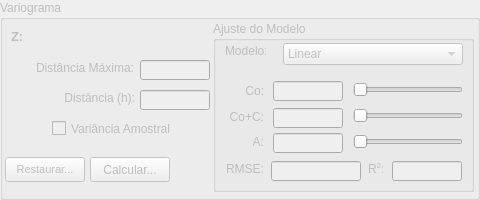
      <widget class="QGroupBox" name="groupBox_Variograma">
       <property name="enabled">
        <bool>false</bool>
       </property>
       <property name="geometry">
        <rect>
         <x>9</x>
         <y>5</y>
         <width>480</width>
         <height>200</height>
        </rect>
       </property>
       <property name="title">
        <string>Variograma</string>
       </property>
       <widget class="QLabel" name="label_32">
        <property name="geometry">
         <rect>
          <x>4</x>
          <y>60</y>
          <width>130</width>
          <height>16</height>
         </rect>
        </property>
        <property name="sizePolicy">
         <sizepolicy hsizetype="Preferred" vsizetype="Preferred">
          <horstretch>0</horstretch>
          <verstretch>0</verstretch>
         </sizepolicy>
        </property>
        <property name="text">
         <string>Distância Máxima:</string>
        </property>
        <property name="alignment">
         <set>Qt::AlignRight|Qt::AlignTrailing|Qt::AlignVCenter</set>
        </property>
       </widget>
       <widget class="QPushButton" name="pushButton_VariogramaAjust">
        <property name="geometry">
         <rect>
          <x>90</x>
          <y>157</y>
          <width>80</width>
          <height>25</height>
         </rect>
        </property>
        <property name="text">
         <string>Calcular...</string>
        </property>
       </widget>
       <widget class="QGroupBox" name="groupBox_Variograma_Model">
        <property name="enabled">
         <bool>false</bool>
        </property>
        <property name="geometry">
         <rect>
          <x>213</x>
          <y>21</y>
          <width>261</width>
          <height>171</height>
         </rect>
        </property>
        <property name="title">
         <string>Ajuste do Modelo</string>
        </property>
        <widget class="QLabel" name="label_86">
         <property name="geometry">
          <rect>
           <x>12</x>
           <y>22</y>
           <width>41</width>
           <height>16</height>
          </rect>
         </property>
         <property name="text">
          <string>Modelo:</string>
         </property>
        </widget>
        <widget class="QComboBox" name="comboBox_Modelo">
         <property name="geometry">
          <rect>
           <x>70</x>
           <y>22</y>
           <width>180</width>
           <height>22</height>
          </rect>
         </property>
         <property name="editable">
          <bool>false</bool>
         </property>
         <item>
          <property name="text">
           <string>Linear</string>
          </property>
         </item>
         <item>
          <property name="text">
           <string>Linear com Patamar</string>
          </property>
         </item>
         <item>
          <property name="text">
           <string>Exponencial</string>
          </property>
         </item>
         <item>
          <property name="text">
           <string>Esférico</string>
          </property>
         </item>
         <item>
          <property name="text">
           <string>Gaussiano</string>
          </property>
         </item>
        </widget>
        <widget class="QLabel" name="label_87">
         <property name="geometry">
          <rect>
           <x>30</x>
           <y>111</y>
           <width>21</width>
           <height>20</height>
          </rect>
         </property>
         <property name="text">
          <string>A:</string>
         </property>
         <property name="alignment">
          <set>Qt::AlignRight|Qt::AlignTrailing|Qt::AlignVCenter</set>
         </property>
        </widget>
        <widget class="QLabel" name="label_88">
         <property name="geometry">
          <rect>
           <x>10</x>
           <y>86</y>
           <width>41</width>
           <height>20</height>
          </rect>
         </property>
         <property name="text">
          <string>Co+C:</string>
         </property>
         <property name="alignment">
          <set>Qt::AlignRight|Qt::AlignTrailing|Qt::AlignVCenter</set>
         </property>
        </widget>
        <widget class="QLabel" name="label_89">
         <property name="geometry">
          <rect>
           <x>20</x>
           <y>60</y>
           <width>31</width>
           <height>20</height>
          </rect>
         </property>
         <property name="text">
          <string>Co:</string>
         </property>
         <property name="alignment">
          <set>Qt::AlignRight|Qt::AlignTrailing|Qt::AlignVCenter</set>
         </property>
        </widget>
        <widget class="QLabel" name="label_94">
         <property name="geometry">
          <rect>
           <x>6</x>
           <y>140</y>
           <width>45</width>
           <height>16</height>
          </rect>
         </property>
         <property name="text">
          <string>RMSE:</string>
         </property>
         <property name="alignment">
          <set>Qt::AlignRight|Qt::AlignTrailing|Qt::AlignVCenter</set>
         </property>
        </widget>
        <widget class="QLineEdit" name="lineEdit_Var_RMSE">
         <property name="enabled">
          <bool>false</bool>
         </property>
         <property name="geometry">
          <rect>
           <x>58</x>
           <y>140</y>
           <width>90</width>
           <height>20</height>
          </rect>
         </property>
         <property name="text">
          <string/>
         </property>
        </widget>
        <widget class="QLineEdit" name="lineEdit_Var_R2">
         <property name="enabled">
          <bool>false</bool>
         </property>
         <property name="geometry">
          <rect>
           <x>179</x>
           <y>140</y>
           <width>70</width>
           <height>20</height>
          </rect>
         </property>
         <property name="text">
          <string/>
         </property>
        </widget>
        <widget class="QLabel" name="label_95">
         <property name="geometry">
          <rect>
           <x>155</x>
           <y>140</y>
           <width>21</width>
           <height>16</height>
          </rect>
         </property>
         <property name="text">
          <string>&lt;html&gt;&lt;head/&gt;&lt;body&gt;&lt;p&gt;R&lt;span style=&quot; vertical-align:super;&quot;&gt;2&lt;/span&gt;:&lt;/p&gt;&lt;/body&gt;&lt;/html&gt;</string>
         </property>
        </widget>
        <widget class="QSlider" name="horizontalSlider_Nugget">
         <property name="geometry">
          <rect>
           <x>140</x>
           <y>58</y>
           <width>110</width>
           <height>22</height>
          </rect>
         </property>
         <property name="minimum">
          <number>0</number>
         </property>
         <property name="singleStep">
          <number>1</number>
         </property>
         <property name="value">
          <number>0</number>
         </property>
         <property name="sliderPosition">
          <number>0</number>
         </property>
         <property name="orientation">
          <enum>Qt::Horizontal</enum>
         </property>
        </widget>
        <widget class="QSlider" name="horizontalSlider_Sill">
         <property name="geometry">
          <rect>
           <x>140</x>
           <y>84</y>
           <width>110</width>
           <height>22</height>
          </rect>
         </property>
         <property name="orientation">
          <enum>Qt::Horizontal</enum>
         </property>
         <property name="tickInterval">
          <number>0</number>
         </property>
        </widget>
        <widget class="QSlider" name="horizontalSlider_Range">
         <property name="geometry">
          <rect>
           <x>140</x>
           <y>110</y>
           <width>110</width>
           <height>22</height>
          </rect>
         </property>
         <property name="minimum">
          <number>1</number>
         </property>
         <property name="orientation">
          <enum>Qt::Horizontal</enum>
         </property>
        </widget>
        <widget class="QLineEdit" name="lineEdit_Nugget">
         <property name="geometry">
          <rect>
           <x>60</x>
           <y>60</y>
           <width>70</width>
           <height>20</height>
          </rect>
         </property>
        </widget>
        <widget class="QLineEdit" name="lineEdit_Sill">
         <property name="geometry">
          <rect>
           <x>60</x>
           <y>87</y>
           <width>70</width>
           <height>20</height>
          </rect>
         </property>
        </widget>
        <widget class="QLineEdit" name="lineEdit_Range">
         <property name="geometry">
          <rect>
           <x>60</x>
           <y>112</y>
           <width>70</width>
           <height>20</height>
          </rect>
         </property>
        </widget>
       </widget>
       <widget class="QLabel" name="label_VTargetOK">
        <property name="geometry">
         <rect>
          <x>11</x>
          <y>26</y>
          <width>191</width>
          <height>20</height>
         </rect>
        </property>
        <property name="font">
         <font>
          <pointsize>10</pointsize>
          <weight>75</weight>
          <bold>true</bold>
         </font>
        </property>
        <property name="text">
         <string>Z:</string>
        </property>
       </widget>
       <widget class="QCheckBox" name="checkBox_Variogram_Variancia">
        <property name="geometry">
         <rect>
          <x>52</x>
          <y>120</y>
          <width>151</width>
          <height>17</height>
         </rect>
        </property>
        <property name="layoutDirection">
         <enum>Qt::LeftToRight</enum>
        </property>
        <property name="text">
         <string>Variância Amostral</string>
        </property>
       </widget>
       <widget class="QPushButton" name="pushButton_VariogramaReset">
        <property name="geometry">
         <rect>
          <x>5</x>
          <y>157</y>
          <width>80</width>
          <height>25</height>
         </rect>
        </property>
        <property name="font">
         <font>
          <pointsize>8</pointsize>
         </font>
        </property>
        <property name="text">
         <string>Restaurar...</string>
        </property>
       </widget>
       <widget class="QLabel" name="label_47">
        <property name="geometry">
         <rect>
          <x>34</x>
          <y>90</y>
          <width>101</width>
          <height>16</height>
         </rect>
        </property>
        <property name="sizePolicy">
         <sizepolicy hsizetype="Preferred" vsizetype="Preferred">
          <horstretch>0</horstretch>
          <verstretch>0</verstretch>
         </sizepolicy>
        </property>
        <property name="text">
         <string>Distância (h):</string>
        </property>
        <property name="alignment">
         <set>Qt::AlignRight|Qt::AlignTrailing|Qt::AlignVCenter</set>
        </property>
       </widget>
       <widget class="QLineEdit" name="lineEdit_OK_DMax">
        <property name="geometry">
         <rect>
          <x>140</x>
          <y>60</y>
          <width>70</width>
          <height>20</height>
         </rect>
        </property>
       </widget>
       <widget class="QLineEdit" name="lineEdit_OK_lags_dist">
        <property name="geometry">
         <rect>
          <x>140</x>
          <y>90</y>
          <width>70</width>
          <height>20</height>
         </rect>
        </property>
       </widget>
      </widget>
